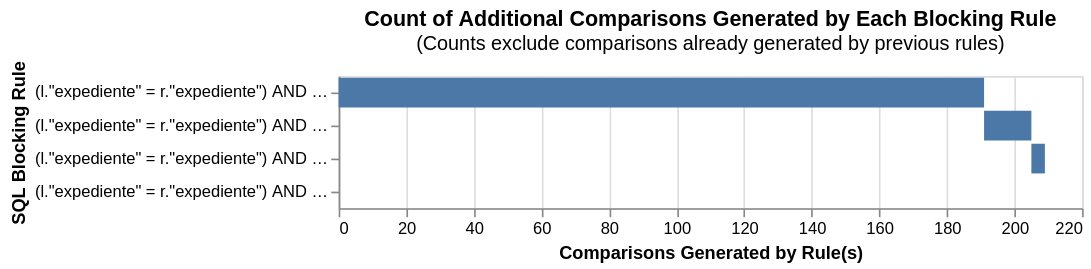

This figure's notebook cell:
### Markdown cell above
### Contar el número de comparaciones creadas por una lista de reglas de agrupamiento

Genera una gráfica de comparaciones acumuladas donde cada barra representa cuántas comparaciones nuevas y únicas aporta cada regla adicional, después de desduplicar contra las reglas anteriores.

- Si una regla aporta muy pocas comparaciones nuevas y únicas significa que casi todos los pares de registros nuevos que genera ya estaban cubiertos por alguna regla o reglas anteriores, es decir, es redundante.
- Si una regla aporta muchas más comparaciones nuevas y únicas significa que está capturando pares que las otras reglas no cubren, por lo tanto, es valiiosa.
- El acumulado final me indica si la lista de reglas es manejable computacionalmente.

### Code cell
from splink.blocking_analysis import (
    cumulative_comparisons_to_be_scored_from_blocking_rules_chart,
)

blocking_rules_for_analysis = [
    block_on("expediente", "nombre"),
    block_on("expediente", "obesidad"),
    block_on("expediente", "diabetes"),
    block_on("expediente", "cardiopatia")
]


cumulative_comparisons_to_be_scored_from_blocking_rules_chart(
    table_or_tables=df,
    blocking_rules=blocking_rules_for_analysis,
    db_api=db_api,
    link_type="dedupe_only",
)

### Figure 1 — Vega-Lite specification as saved in the notebook (floating-point values rounded to 4 significant figures)
{"config": {"view": {"continuousWidth": 300, "continuousHeight": 300}}, "data": {"name": "data-dad46d424580377bdc54cfa0842952ab"}, "mark": "bar", "encoding": {"order": {"field": "cumulative_rows"}, "tooltip": [{"field": "blocking_rule", "title": "SQL Condition", "type": "nominal"}, {"field": "row_count", "format": ",", "title": "Comparisons Generated", "type": "quantitative"}, {"field": "cumulative_rows", "format": ",", "title": "Cumulative Comparisons", "type": "quantitative"}, {"field": "cartesian", "format": ",", "title": "Total comparisons in Cartesian product", "type": "quantitative"}], "x": {"field": "start", "title": "Comparisons Generated by Rule(s)", "type": "quantitative"}, "x2": {"field": "cumulative_rows"}, "y": {"field": "blocking_rule", "sort": ["-x2"], "title": "SQL Blocking Rule"}}, "height": {"step": 20}, "title": {"text": "Count of Additional Comparisons Generated by Each Blocking Rule", "subtitle": "(Counts exclude comparisons already generated by previous rules)"}, "width": 450, "$schema": "https://vega.github.io/schema/vega-lite/v5.9.3.json", "datasets": {"data-dad46d424580377bdc54cfa0842952ab": [{"blocking_rule": "(l.\"expediente\" = r.\"expediente\") AND (l.\"nombre\" = r.\"nombre\")", "row_count": 191, "cumulative_rows": 191, "cartesian": 9148503, "match_key": "0", "start": 0}, {"blocking_rule": "(l.\"expediente\" = r.\"expediente\") AND (l.\"obesidad\" = r.\"obesidad\")", "row_count": 14, "cumulative_rows": 205, "cartesian": 9148503, "match_key": "1", "start": 191}, {"blocking_rule": "(l.\"expediente\" = r.\"expediente\") AND (l.\"diabetes\" = r.\"diabetes\")", "row_count": 4, "cumulative_rows": 209, "cartesian": 9148503, "match_key": "2", "start": 205}, {"blocking_rule": "(l.\"expediente\" = r.\"expediente\") AND (l.\"cardiopatia\" = r.\"cardiopatia\")", "row_count": 0, "cumulative_rows": 209, "cartesian": 9148503, "match_key": "3", "start": 209}]}}
